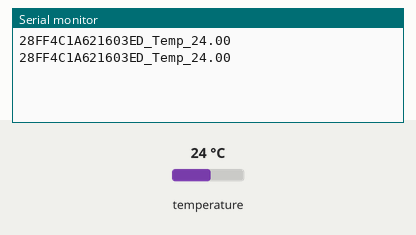
Recording of a sketch running on a simulated Arduino Uno, built with avr-gcc and run on an emulated ATmega328P. Parts: the last lines printed to the serial monitor. The test bench sets the inputs (shaded band); at power-on: temperature 24 °C.

Above: at 4.3 s.
4.4 s: temperature set to 12 °C
At 6.8 s:
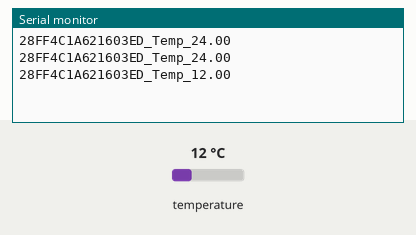
8.1 s: temperature set to 19 °C
At 10.1 s:
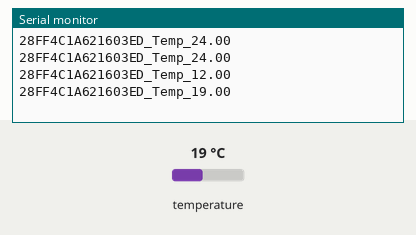
Timing chart, 0 to 11.6 s (numbered marks = the images above; inputs shaded):
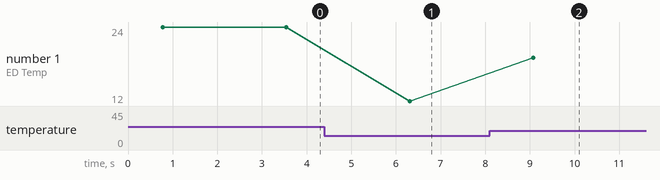

The sketch:

TempSensorWithIDAddress.ino
```cpp
#include <OneWire.h>
#include <DallasTemperature.h>
#define ONE_WIRE_BUS 10
OneWire oneWire(ONE_WIRE_BUS);
 int x= 0;

DallasTemperature sensors(&oneWire);
DeviceAddress insideThermometer;

void setup(void)
{
  Serial.begin(9600);

  sensors.begin();

  sensors.getAddress(insideThermometer, 0);
  //printAddress(insideThermometer);
  //Serial.println();
}

void printAddress(DeviceAddress deviceAddress)
{
  for (uint8_t i = 0; i < 8; i++)
  {
    if (deviceAddress[i] < 16) Serial.print("0");
    Serial.print(deviceAddress[i], HEX);
  }
}

void loop(void)
{
  //Serial.print("C Degree...");
  sensors.requestTemperatures();
  //Serial.println("DONE");
  //Serial.print("Temperature for Server room is: ");
  printAddress(insideThermometer);
  Serial.write ("_Temp_");
  Serial.print(sensors.getTempCByIndex(0));
  Serial.println();
  delay(2000);
}
```

Measured:
- after the input at 4.4 s, the serial monitor: prints a new line after 1.9 s (image 1)
- after the input at 8.1 s, the serial monitor: prints a new line after 0.98 s (image 2)
- plotted number 1: 24 → 12 after the input at 4.4 s, 12 → 19 after the input at 8.1 s
